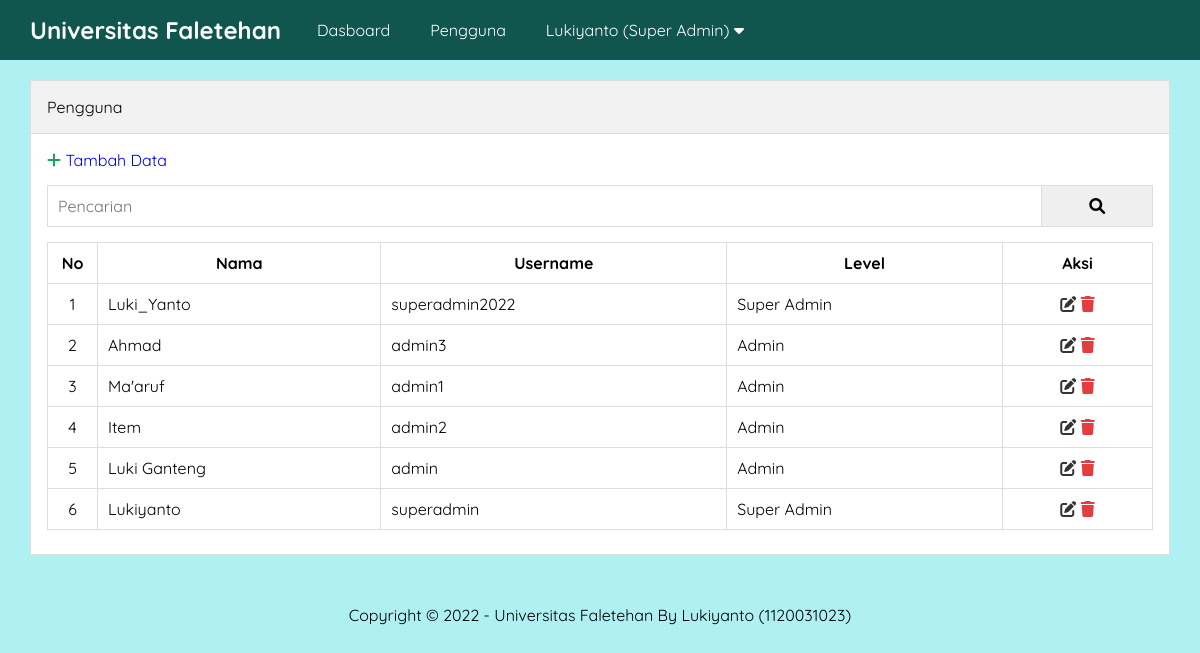
The app's page /admin/pengguna.php (signed in) with its own data.
### tables this page shows
CREATE TABLE `pengaturan` (
  `id` int(11) NOT NULL,
  `nama` varchar(50) NOT NULL,
  `email` varchar(50) NOT NULL,
  `telepon` varchar(20) NOT NULL,
  `alamat` text NOT NULL,
  `logo` varchar(50) NOT NULL,
  `favicon` varchar(50) NOT NULL,
  `tentang_universitas` text NOT NULL,
  `foto_universitas` varchar(50) NOT NULL,
  `google_maps` text NOT NULL,
  `nama_rektor` varchar(50) NOT NULL,
  `foto_rektor` varchar(50) NOT NULL,
  `sambutan_rektor` text NOT NULL,
  `created_at` timestamp NOT NULL DEFAULT current_timestamp(),
  `updated_at` datetime DEFAULT NULL
);

CREATE TABLE `pengguna` (
  `id` int(11) NOT NULL,
  `nama` varchar(30) NOT NULL,
  `username` varchar(30) NOT NULL,
  `password` varchar(50) NOT NULL,
  `level` enum('Super Admin','Admin') NOT NULL,
  `created_at` timestamp NOT NULL DEFAULT current_timestamp(),
  `updated_at` datetime DEFAULT NULL
);

### admin/pengguna.php (the view, shortened to what this page needs)
<?php include 'header.php' ?>
    <div class="content">
        <div class="container">
            <div class="box">
                <div class="box-header">
                    Pengguna
                </div>
                <div class="box-body">
                    <a href="tambah-pengguna.php"><i class="fa fa-plus text-green"></i> Tambah Data</a>
                    <form action="">
                        <div class="input-group">
                            <input type="text" name="key" id="Pencarian" placeholder="Pencarian">
                            <button type="submit"><i class="fa fa-search"></i></button>
                        </div>
                    </form>
                    <table class="table">
                        <thead>
                            <tr>
                                <th>No</th>
                                <th>Nama</th>
                                <th>Username</th>
                                <th>Level</th>
                                <th>Aksi</th>
                            </tr>
                        </thead>
                        <tbody>
                            <?php
                            $no = 1;
                                $where = " WHERE 1=1 ";
                                $pengguna = mysqli_query($koneksi, "SELECT * FROM pengguna $where ORDER BY id DESC");
                                if(mysqli_num_rows($pengguna) > 0){
                                    while($p = mysqli_fetch_array($pengguna)) {
                            ?>
                            <tr>
                                <td><?= $no++ ?></td>
                                <td><?= $p['nama'] ?></td>
                                <td><?= $p['username'] ?></td>
                                <td><?= $p['level'] ?></td>
                                <td>
                                    <a href="edit-pengguna.php?id=<?= $p['id'] ?>" title="Edit Data" class="text-black"><i class="fa fa-edit"></i></a>
                                    <a href="hapus.php?idpengguna=<?= $p['id'] ?>" onclick="return confirm('Yakin Ingin Menghapus Data?')" title="Hapus Data" class="text-red"><i class="fa fa-trash"></i></a>
                                </td>
                            </tr>
                        <?php }}else { ?>
                            <tr>
                                <td colspan="5">Data tidak ada</td>
                            </tr>
                        <?php } ?>
                        </tbody>
                    </table>
                </div>
            </div>
        </div>
    </div>
<?php include 'footer.php' ?>

### admin/header.php (shortened to what this page needs)
<?php
    include '../koneksi.php';
    $identitas  = mysqli_query($koneksi, "SELECT * FROM pengaturan ORDER BY id DESC LIMIT 1");
    $d = mysqli_fetch_object($identitas);
?>
<!DOCTYPE html>
<html lang="en">
<head>
    <link rel="stylesheet" type="text/css" href="../assets/css/style.css">
    <link rel="stylesheet" href="https://cdnjs.cloudflare.com/ajax/libs/font-awesome/6.0.0/css/all.min.css" />
</head>
<body class="bg-light">
    <div class="navbar">
        <div class="container">
            <h2 class="nav-brand float-left"><a href="index.php"><?= $d->nama ?></a></h2>
            <ul class="nav-menu float-left">
                <li><a href="index.php">Dasboard</a></li>
                <?php if($_SESSION['ulevel'] == 'Super Admin'){ ?>
                    <li><a href="pengguna.php">Pengguna</a></li>
                <?php }
                    if($_SESSION['ulevel'] == 'User'){echo "<script>window.location='../index.php'</script>";} ?>
                <li>
                    <a href="#"><?= $_SESSION['uname'] ?> (<?= $_SESSION['ulevel'] ?>) <i class="fa fa-caret-down"></i></a>
                </li>
            </ul>
        </div>
    </div>

### admin/footer.php (shortened to what this page needs)
    <div class="footer">
        <div class="container text-center">
            Copyright &copy; 2022 - <?= $d->nama ?> By Lukiyanto (1120031023)
        </div>
    </div>
</body>
</html>

### assets/css/style.css (style rules this page uses)
* { margin: 0; padding: 0; font-family: 'Quicksand', sans-serif; box-sizing: border-box; }
a { text-decoration: none; }
.float-left { float: left; }
.container { width: 1140px; margin: 0 auto; }
.container:after { content: ""; display: block; clear: both; }
.bg-light { background-color: #AFF0F2; }
.box { border: 1px solid #ddd; background-color: #fff; }
.box-header { padding: 16px; border-bottom: 1px solid #ddd; background-color: #f2f2f2; }
.box-body { padding: 16px; }
form { margin: 15px 0; }
.text-center { text-align: center; }
.navbar { height: 60px; width: 100%; background-color: #10564F; position: fixed; top: 0; z-index: 1000; }
.navbar a { color: #fff; }
.nav-brand { display: inline-block; padding: 15px 0; margin-right: 16px; }
.nav-menu { display: flex; list-style: none; }
.nav-menu li a { padding: 20px; display: inline-block; }
.content { padding: 80px 0 30px 0; }
.footer { padding: 20px 0; }
.table { width: 100%; border-collapse: collapse; margin: 8px 0; }
.table th, .table td { border: 1px solid #ddd; padding: 10px; }
.table td:first-child { width: 50px; text-align: center; }
.table td:last-child { width: 150px; text-align: center; }
.text-red { color: #E43D40; }
.text-green { color: #18A558; }
.text-black { color: #333; }
.input-group:after { content: ""; clear: both; display: block; }
.input-group input[type="text"] { width: 90%; padding: 10px; font-size: 16px; float: left; border: 1px solid #ddd; }
.input-group button { width: 10%; padding: 10px; font-size: 16px; float: left; border: 1px solid #ddd; border-left: none; }

### records on screen
pengaturan: nama "Universitas Faletehan"
pengguna: nama "Luki_Yanto", username "superadmin2022", level "Super Admin"
pengguna: nama "Ahmad", username "admin3", level "Admin"
pengguna: nama "Ma'aruf", username "admin1", level "Admin"
pengguna: nama "Item", username "admin2", level "Admin"
pengguna: nama "Luki Ganteng", username "admin", level "Admin"
pengguna: nama "Lukiyanto", username "superadmin", level "Super Admin"

### other values on screen
$_SESSION['uname'] "Lukiyanto"
$_SESSION['ulevel'] "Super Admin"
